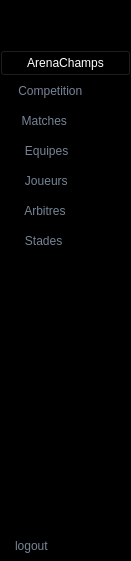
     <widget class="QWidget" name="iconTextSidebar" native="true">
      <property name="maximumSize">
       <size>
        <width>131</width>
        <height>561</height>
       </size>
      </property>
      <property name="styleSheet">
       <string notr="true">/*background-color: #3A506B;*/
background-color: rgb(0, 0, 0);
padding: 5px;
color: white;</string>
      </property>
      <layout class="QVBoxLayout" name="verticalLayout_3">
       <property name="spacing">
        <number>0</number>
       </property>
       <property name="leftMargin">
        <number>0</number>
       </property>
       <property name="topMargin">
        <number>0</number>
       </property>
       <property name="rightMargin">
        <number>0</number>
       </property>
       <property name="bottomMargin">
        <number>0</number>
       </property>
       <item>
        <layout class="QHBoxLayout" name="horizontalLayout">
         <property name="spacing">
          <number>0</number>
         </property>
        </layout>
       </item>
       <item>
        <layout class="QVBoxLayout" name="verticalLayout_2">
         <property name="spacing">
          <number>0</number>
         </property>
         <property name="topMargin">
          <number>50</number>
         </property>
         <item>
          <widget class="QPushButton" name="logo_text">
           <property name="text">
            <string>ArenaChamps</string>
           </property>
           <property name="icon">
            <iconset resource="img.qrc">
             <normaloff>:/interface_icons/log.png</normaloff>:/interface_icons/log.png</iconset>
           </property>
           <property name="iconSize">
            <size>
             <width>25</width>
             <height>25</height>
            </size>
           </property>
          </widget>
         </item>
         <item>
          <widget class="QPushButton" name="competition2">
           <property name="styleSheet">
            <string notr="true">border: none;
border-radius: 3px;
text-align: left;
padding: 8px 0 8px 15px;
color: #788596;</string>
           </property>
           <property name="text">
            <string> Competition</string>
           </property>
           <property name="icon">
            <iconset resource="img.qrc">
             <normaloff>:/interface_icons/competition.png</normaloff>:/interface_icons/competition.png</iconset>
           </property>
           <property name="checkable">
            <bool>true</bool>
           </property>
           <property name="autoExclusive">
            <bool>true</bool>
           </property>
          </widget>
         </item>
         <item>
          <widget class="QPushButton" name="match2">
           <property name="styleSheet">
            <string notr="true">border: none;
border-radius: 3px;
text-align: left;
padding: 8px 0 8px 15px;
color: #788596;</string>
           </property>
           <property name="text">
            <string>  Matches</string>
           </property>
           <property name="icon">
            <iconset resource="img.qrc">
             <normaloff>:/interface_icons/ball.png</normaloff>:/interface_icons/ball.png</iconset>
           </property>
           <property name="checkable">
            <bool>true</bool>
           </property>
           <property name="autoExclusive">
            <bool>true</bool>
           </property>
          </widget>
         </item>
         <item>
          <widget class="QPushButton" name="equipe2">
           <property name="styleSheet">
            <string notr="true">border: none;
border-radius: 3px;
text-align: left;
padding: 8px 0 8px 15px;
color: #788596;</string>
           </property>
           <property name="text">
            <string>   Equipes</string>
           </property>
           <property name="icon">
            <iconset resource="img.qrc">
             <normaloff>:/interface_icons/t.png</normaloff>:/interface_icons/t.png</iconset>
           </property>
           <property name="checkable">
            <bool>true</bool>
           </property>
           <property name="autoExclusive">
            <bool>true</bool>
           </property>
          </widget>
         </item>
         <item>
          <widget class="QPushButton" name="joueur2">
           <property name="styleSheet">
            <string notr="true">border: none;
border-radius: 3px;
text-align: left;
padding: 8px 0 8px 15px;
color: #788596;</string>
           </property>
           <property name="text">
            <string>   Joueurs</string>
           </property>
           <property name="icon">
            <iconset resource="img.qrc">
             <normaloff>:/interface_icons/p.png</normaloff>:/interface_icons/p.png</iconset>
           </property>
           <property name="checkable">
            <bool>true</bool>
           </property>
           <property name="autoExclusive">
            <bool>true</bool>
           </property>
          </widget>
         </item>
         <item>
          <widget class="QPushButton" name="arbitre2">
           <property name="styleSheet">
            <string notr="true">border: none;
border-radius: 3px;
text-align: left;
padding: 8px 0 8px 15px;
color: #788596;</string>
           </property>
           <property name="text">
            <string>   Arbitres</string>
           </property>
           <property name="icon">
            <iconset resource="img.qrc">
             <normaloff>:/interface_icons/a.png</normaloff>:/interface_icons/a.png</iconset>
           </property>
           <property name="checkable">
            <bool>true</bool>
           </property>
           <property name="autoExclusive">
            <bool>true</bool>
           </property>
          </widget>
         </item>
         <item>
          <widget class="QPushButton" name="stade2">
           <property name="styleSheet">
            <string notr="true">border: none;
border-radius: 3px;
text-align: left;
padding: 8px 0 8px 15px;
color: #788596;</string>
           </property>
           <property name="text">
            <string>   Stades</string>
           </property>
           <property name="icon">
            <iconset resource="img.qrc">
             <normaloff>:/interface_icons/ss.png</normaloff>:/interface_icons/ss.png</iconset>
           </property>
           <property name="checkable">
            <bool>true</bool>
           </property>
           <property name="autoExclusive">
            <bool>true</bool>
           </property>
          </widget>
         </item>
        </layout>
       </item>
       <item>
        <spacer name="verticalSpacer_2">
         <property name="orientation">
          <enum>Qt::Orientation::Vertical</enum>
         </property>
         <property name="sizeHint" stdset="0">
          <size>
           <width>20</width>
           <height>289</height>
          </size>
         </property>
        </spacer>
       </item>
       <item>
        <widget class="QPushButton" name="logout2">
         <property name="styleSheet">
          <string notr="true">border: none;
border-radius: 3px;
text-align: left;
padding: 8px 0 8px 15px;
color: #788596;</string>
         </property>
         <property name="text">
          <string>logout</string>
         </property>
         <property name="icon">
          <iconset resource="img.qrc">
           <normaloff>:/interface_icons/q.png</normaloff>:/interface_icons/q.png</iconset>
         </property>
         <property name="checkable">
          <bool>true</bool>
         </property>
         <property name="autoExclusive">
          <bool>true</bool>
         </property>
        </widget>
       </item>
      </layout>
     </widget>
